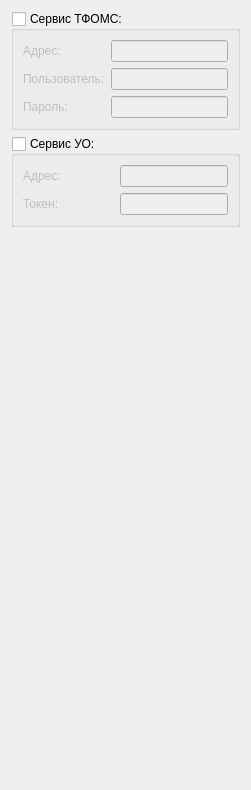
     <widget class="QWidget" name="tabReferralsService">
      <attribute name="title">
       <string>Направления на госпитализацию</string>
      </attribute>
      <layout class="QGridLayout" name="gridLayout_29">
       <item row="0" column="0">
        <widget class="QGroupBox" name="grpReferral">
         <property name="title">
          <string>Сервис ТФОМС:</string>
         </property>
         <property name="checkable">
          <bool>true</bool>
         </property>
         <property name="checked">
          <bool>false</bool>
         </property>
         <layout class="QGridLayout" name="gridLayout_19">
          <item row="1" column="0">
           <widget class="QLabel" name="lblRefUser">
            <property name="text">
             <string>Пользователь:</string>
            </property>
           </widget>
          </item>
          <item row="0" column="0">
           <widget class="QLabel" name="lblRefUrl">
            <property name="text">
             <string>Адрес:</string>
            </property>
           </widget>
          </item>
          <item row="2" column="0">
           <widget class="QLabel" name="lblRefPassword">
            <property name="text">
             <string>Пароль:</string>
            </property>
           </widget>
          </item>
          <item row="0" column="1">
           <widget class="QLineEdit" name="edtRefUrl"/>
          </item>
          <item row="2" column="1">
           <widget class="QLineEdit" name="edtRefPassword"/>
          </item>
          <item row="1" column="1">
           <widget class="QLineEdit" name="edtRefUser"/>
          </item>
         </layout>
        </widget>
       </item>
       <item row="1" column="0">
        <widget class="QGroupBox" name="chkUOService">
         <property name="title">
          <string>Сервис УО:</string>
         </property>
         <property name="checkable">
          <bool>true</bool>
         </property>
         <property name="checked">
          <bool>false</bool>
         </property>
         <layout class="QGridLayout" name="gridLayout_20">
          <item row="1" column="0">
           <widget class="QLabel" name="lblUOServiceToken">
            <property name="text">
             <string>Токен:</string>
            </property>
           </widget>
          </item>
          <item row="0" column="1">
           <widget class="QLineEdit" name="edtUOServiceAddress"/>
          </item>
          <item row="0" column="0">
           <widget class="QLabel" name="lblUOServiceAddress">
            <property name="text">
             <string>Адрес:                </string>
            </property>
           </widget>
          </item>
          <item row="1" column="1">
           <widget class="QLineEdit" name="edtUOServiceToken"/>
          </item>
         </layout>
        </widget>
       </item>
       <item row="2" column="0">
        <spacer name="verticalSpacer_11">
         <property name="orientation">
          <enum>Qt::Vertical</enum>
         </property>
         <property name="sizeHint" stdset="0">
          <size>
           <width>20</width>
           <height>552</height>
          </size>
         </property>
        </spacer>
       </item>
      </layout>
     </widget>
